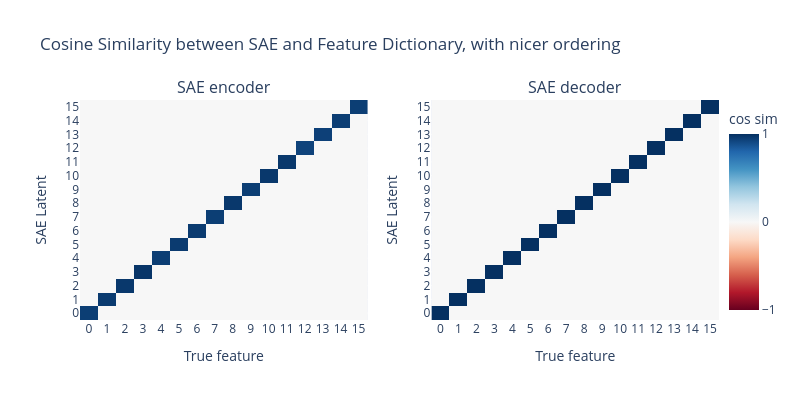

The notebook cell this image was saved under:
### Markdown cell above
Hooray, that's exactly what we see! Our SAE has perfectly learned the features from our feature dictionary! However, the SAE latents are in a different order from the order in the feature dictionary, which makes it harder to visually understand. The order that the SAE learns features is random, so we can reorder the SAE latents to make the plot easier to understand.

The `plot_sae_feature_similarity` function has a parameter called `reorder_features` that you can set to `True` to make the feature ordering nicer.

### Code cell
plot_sae_feature_similarity(
    sae=sae,
    feature_dict=feature_dict,
    title="Cosine Similarity between SAE and Feature Dictionary, with nicer ordering",
    reorder_features=True,
)

### Figure 1 — Plotly figure (JSON) as saved in the notebook; plotly's stock layout.template omitted (floating-point values rounded to 4 significant figures; data arrays with more than 128 entries replaced by an {"elided": "..."} marker saying what was removed)
{"data": [{"colorscale": [[0.0, "rgb(103,0,31)"], [0.1, "rgb(178,24,43)"], [0.2, "rgb(214,96,77)"], [0.3, "rgb(244,165,130)"], [0.4, "rgb(253,219,199)"], [0.5, "rgb(247,247,247)"], [0.6, "rgb(209,229,240)"], [0.7, "rgb(146,197,222)"], [0.8, "rgb(67,147,195)"], [0.9, "rgb(33,102,172)"], [1.0, "rgb(5,48,97)"]], "hovertemplate": "True feature: %{x}<br>SAE Latent: %{y}<br>Cosine Similarity: %{z:.3f}<extra></extra>", "showscale": false, "type": "heatmap", "xaxis": "x", "yaxis": "y", "z": {"elided": "16x16 float values"}, "zmax": 1, "zmin": -1}, {"colorbar": {"dtick": 1, "tickvals": [-1, 0, 1], "title": {"text": "cos sim"}, "x": 1.0}, "colorscale": [[0.0, "rgb(103,0,31)"], [0.1, "rgb(178,24,43)"], [0.2, "rgb(214,96,77)"], [0.3, "rgb(244,165,130)"], [0.4, "rgb(253,219,199)"], [0.5, "rgb(247,247,247)"], [0.6, "rgb(209,229,240)"], [0.7, "rgb(146,197,222)"], [0.8, "rgb(67,147,195)"], [0.9, "rgb(33,102,172)"], [1.0, "rgb(5,48,97)"]], "hovertemplate": "True feature: %{x}<br>SAE Latent: %{y}<br>Cosine Similarity: %{z:.3f}<extra></extra>", "type": "heatmap", "xaxis": "x2", "yaxis": "y2", "z": {"elided": "16x16 float values"}, "zmax": 1, "zmin": -1}], "layout": {"annotations": [{"font": {"size": 16}, "showarrow": false, "text": "SAE encoder", "x": 0.225, "xanchor": "center", "xref": "paper", "y": 1.0, "yanchor": "bottom", "yref": "paper"}, {"font": {"size": 16}, "showarrow": false, "text": "SAE decoder", "x": 0.775, "xanchor": "center", "xref": "paper", "y": 1.0, "yanchor": "bottom", "yref": "paper"}], "height": 400, "title": {"text": "Cosine Similarity between SAE and Feature Dictionary, with nicer ordering"}, "width": 800, "xaxis": {"anchor": "y", "domain": [0.0, 0.45], "dtick": 1, "title": {"text": "True feature"}}, "xaxis2": {"anchor": "y2", "domain": [0.55, 1.0], "dtick": 1, "title": {"text": "True feature"}}, "yaxis": {"anchor": "x", "domain": [0.0, 1.0], "dtick": 1, "title": {"text": "SAE Latent"}}, "yaxis2": {"anchor": "x2", "domain": [0.0, 1.0], "dtick": 1, "title": {"text": "SAE Latent"}}}}
